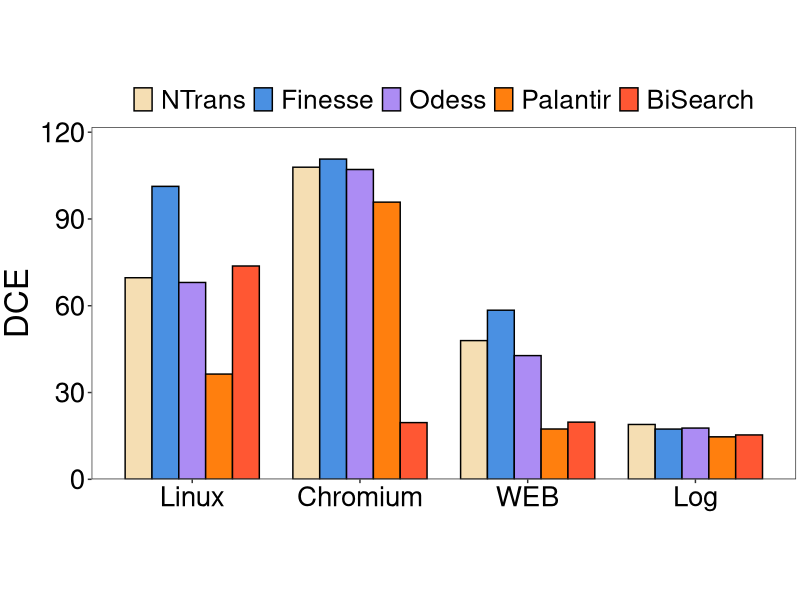
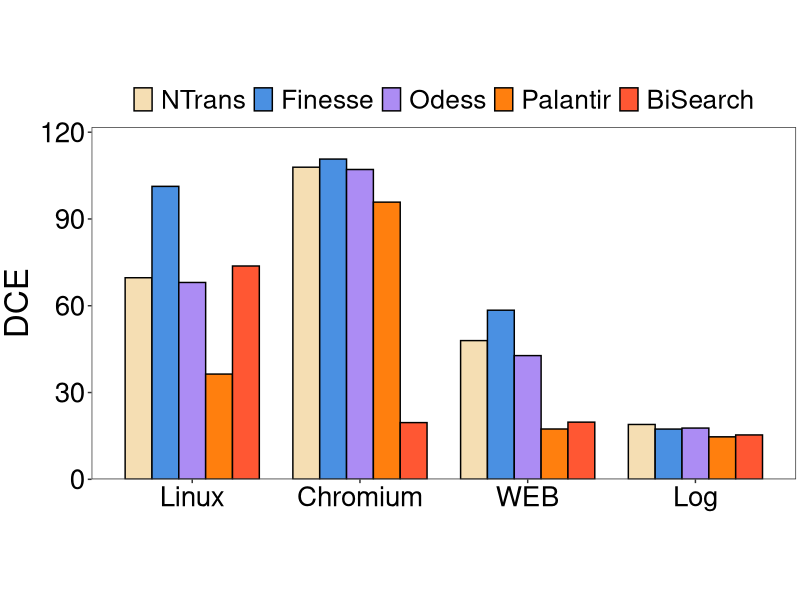

Recreate these plots in R, in order.
library(ggplot2)
setwd(dirname(rstudioapi::getActiveDocumentContext()$path))
# 定义数据
heights <- c(69.6868,101.273,68.0525,36.3805,73.7504,107.902,110.702,107.102,95.8241,19.608,47.9555,58.4694,42.7682,17.3831,19.7671,18.9554,17.3636,17.7068,14.6838,15.3385
)

group_order <- c('Linux', 'Chromium', 'WEB', 'Log')
# 创建数据框
df1 <- data.frame(
  group = factor(rep(group_order, each = 5), levels = group_order),
  category = factor(rep(c('NTrans', 'Finesse', 'Odess', 'Palantir','BiSearch'), times = 4),
                    levels = c('NTrans', 'Finesse', 'Odess', 'Palantir','BiSearch')),
  height = heights
)

max_height <- max(df1$height)

# 创建柱状图
p1 <- ggplot(df1, aes(x = group, y = height, fill = category)) + 
  geom_bar(stat = 'identity', position = position_dodge(width = 0.8), 
           colour = "black", width = 0.8) + 
  scale_fill_manual(values = c("#f5deb3", "#4a90e2", "#ac8cf4", "#ff7f0e","#FF5733")) +
  labs(y = 'DCE') +
  scale_y_continuous(
    limits = c(0, max_height),
    expand = expansion(mult = c(0, 0.1))
  ) +
  theme_bw() +
  theme(
    plot.title = element_text(hjust = 0.5, size = 24, face = "bold"),
    plot.margin = unit(c(0.1, 0.1, 0.1, 0.1), "cm"),
    axis.title.x = element_text(size = 26),
    axis.title.y = element_text(size = 24),
    axis.text = element_text(size = 20, color = "black"),
    aspect.ratio = 0.5,
    panel.grid.major = element_blank(), 
    panel.grid.minor = element_blank(),
    legend.position = "top",
    legend.direction = "horizontal",
    legend.text = element_text(size = 19),
    legend.key.height = unit(1.0, "line"),
    legend.key.width = unit(1.0, "line"),
    legend.margin = margin(t = 0, unit = 'cm'),
    legend.title = element_blank()
  ) +
  theme(axis.title.x = element_blank())

ggsave('../plot/3-DCE.pdf', plot = p1, width = 10, height = 5)
print(p1)
